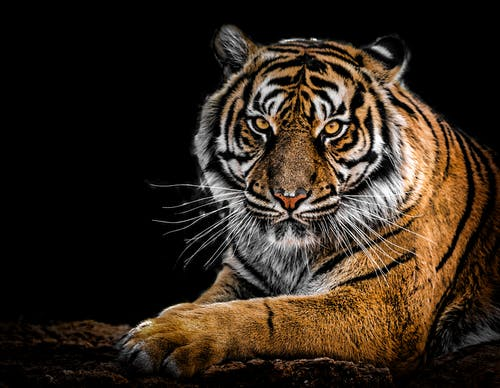
#> input picture images/tier.jpeg, 500 x 388 px
$ python gradients.py
#> lines starting #> are read from the running program, lines starting #| are printed output that depends on the picture; after the words box and inside, x2 and y2 are one past the last pixel; in counts of white or black regions, pixels touching at a corner belong together
import cv2 as cv
import numpy as np
import matplotlib.pyplot as plt

img = cv.imread("../images/tier.jpeg")
#> img is the input picture: shape (388, 500, 3); mean B, G, R 28.1, 38.9, 50.6
# cv.imshow('Image', img)

gray = cv.cvtColor(img, cv.COLOR_BGR2GRAY)
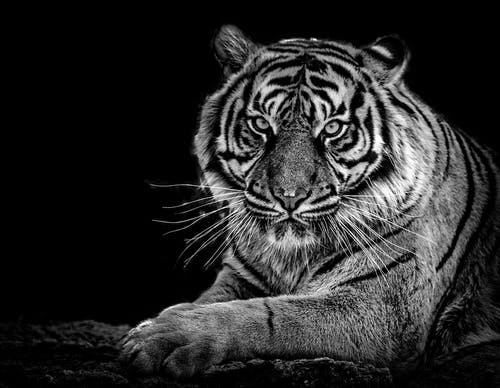
#> gray: shape (388, 500); min 0, max 255, mean 41.2
cv.imshow('gray', gray)


# laplacian
lap = cv.Laplacian(gray, cv.CV_64F)
lap = np.uint8(np.absolute(lap))
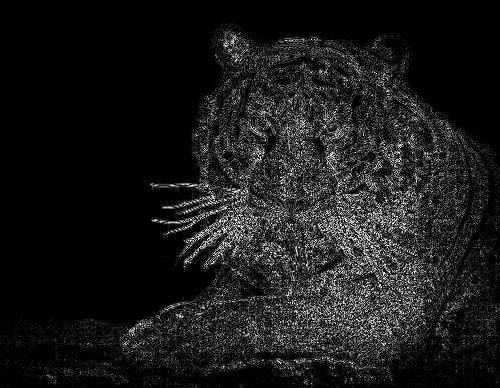
#> lap: shape (388, 500); min 0, max 255, mean 26.5
cv.imshow('laplacian', lap)


# sobel
sobelx = cv.Sobel(gray, cv.CV_64F, 1,0)
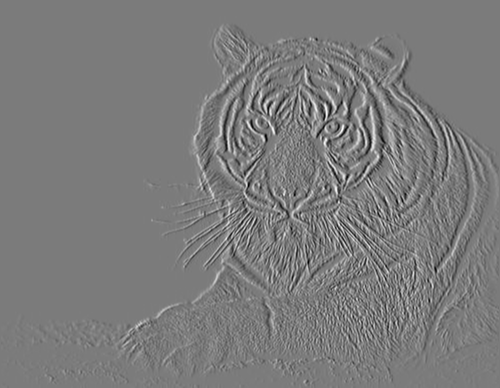
#> sobelx: shape (388, 500) float64; min -770, max 816, mean 0.1; drawn with min black and max white
sobely = cv.Sobel(gray, cv.CV_64F, 0,1)
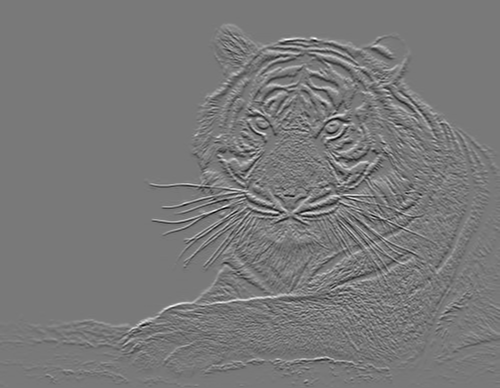
#> sobely: shape (388, 500) float64; min -848, max 934, mean 0.1; drawn with min black and max white
combine_sobel = cv.bitwise_or(sobelx, sobely)
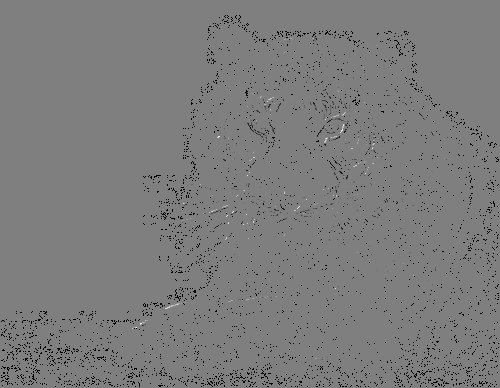
#> combine_sobel: shape (388, 500) float64; 2.21% of the values are NaN or infinite; the others: min -130944, max 130560, mean -273.7; drawn with min black, max white, NaN and infinite black

# cv.imshow('sobel x', sobelx)
# cv.imshow('sobel y', sobely)
cv.imshow('combine_sobel', combine_sobel)
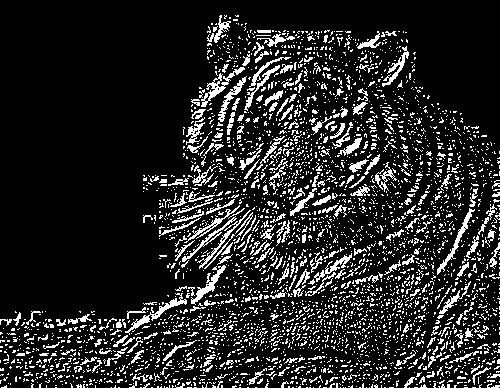
#> window 'combine_sobel': shape (388, 500); 14.7% white in thin lines or dots


canny = cv.Canny(gray, 125, 175)
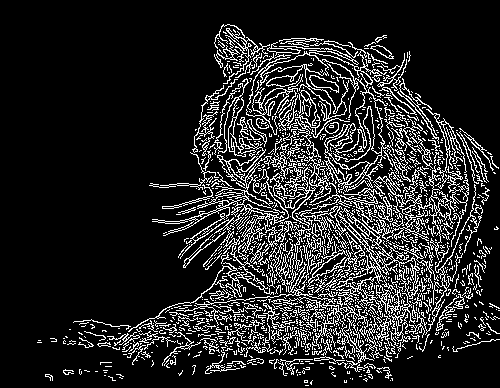
#> canny: shape (388, 500); 14.7% white in thin lines or dots, all inside (x1, y1, x2, y2) = (37, 24, 500, 386)
cv.imshow('Canny edge', canny)


cv.waitKey(0)
